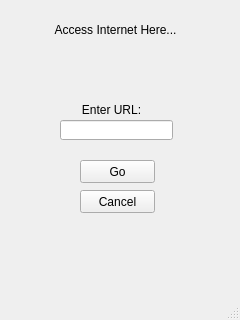
<?xml version="1.0" encoding="UTF-8"?>
<ui version="4.0">
 <class>ToBrowser</class>
 <widget class="QMainWindow" name="ToBrowser">
  <property name="geometry">
   <rect>
    <x>0</x>
    <y>0</y>
    <width>240</width>
    <height>320</height>
   </rect>
  </property>
  <property name="windowTitle">
   <string>MainWindow</string>
  </property>
  <widget class="QWidget" name="centralwidget">
   <widget class="QPushButton" name="pushButton">
    <property name="geometry">
     <rect>
      <x>80</x>
      <y>160</y>
      <width>75</width>
      <height>23</height>
     </rect>
    </property>
    <property name="text">
     <string>Go</string>
    </property>
   </widget>
   <widget class="QLabel" name="label">
    <property name="geometry">
     <rect>
      <x>40</x>
      <y>20</y>
      <width>151</width>
      <height>20</height>
     </rect>
    </property>
    <property name="text">
     <string>Access Internet Here...</string>
    </property>
    <property name="alignment">
     <set>Qt::AlignCenter</set>
    </property>
   </widget>
   <widget class="QLineEdit" name="lineEdit">
    <property name="geometry">
     <rect>
      <x>60</x>
      <y>120</y>
      <width>113</width>
      <height>20</height>
     </rect>
    </property>
   </widget>
   <widget class="QLabel" name="label_2">
    <property name="geometry">
     <rect>
      <x>76</x>
      <y>100</y>
      <width>71</width>
      <height>20</height>
     </rect>
    </property>
    <property name="text">
     <string>Enter URL:</string>
    </property>
    <property name="alignment">
     <set>Qt::AlignCenter</set>
    </property>
   </widget>
   <widget class="QPushButton" name="pushButton_2">
    <property name="geometry">
     <rect>
      <x>80</x>
      <y>190</y>
      <width>75</width>
      <height>23</height>
     </rect>
    </property>
    <property name="text">
     <string>Cancel</string>
    </property>
   </widget>
  </widget>
  <widget class="QStatusBar" name="statusbar"/>
 </widget>
 <resources/>
 <connections/>
</ui>
